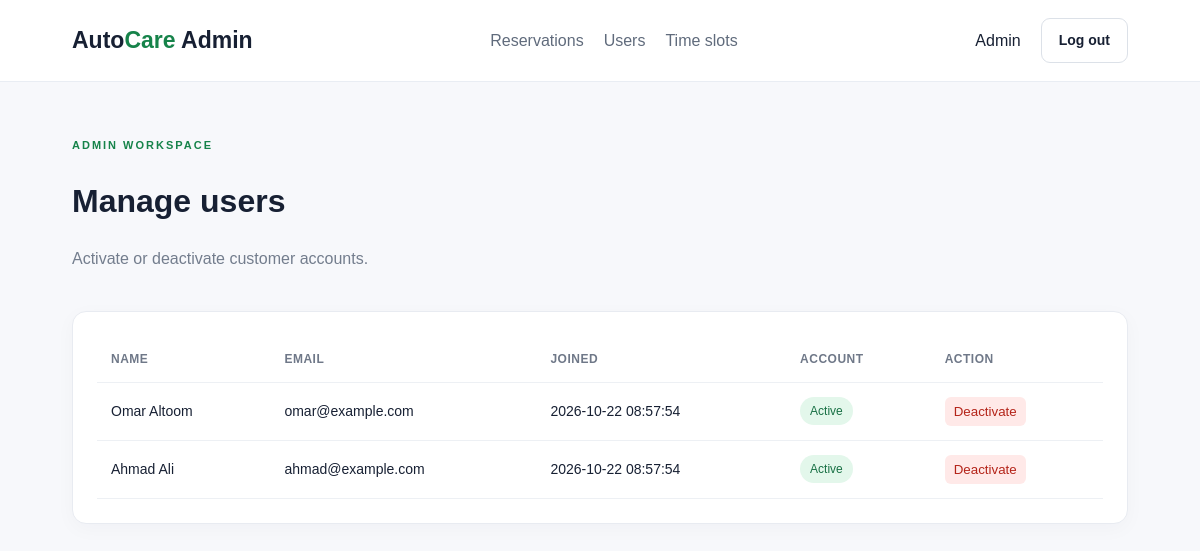
Page /admin/users.php (signed in) on the committed database.
### tables this page shows
CREATE TABLE `user` (
  `id` int(11) NOT NULL,
  `name` varchar(100) NOT NULL,
  `email` varchar(150) NOT NULL,
  `password` varchar(255) NOT NULL,
  `role` enum('user','admin') NOT NULL DEFAULT 'user',
  `is_active` tinyint(1) NOT NULL,
  `created_at` timestamp NOT NULL DEFAULT current_timestamp()
);

### includes.php (called while the page is built, shortened)
<?php
function e($value)
{
    return htmlspecialchars((string)$value, ENT_QUOTES, 'UTF-8');
}
?>

### classes/User.php (called while the page is built, shortened)
<?php
require_once __DIR__ . "/../DB/config.php";
class User
{
    private $database;
    public function __construct(string $email = "", string $password = "")
    {
        $this->database = new Db();
    }
    public function getAll()
    {
        return $this->database->run_query("SELECT id,name,email,is_active,created_at FROM user WHERE role='user' ORDER BY created_at DESC")
            ->fetchAll();
    }
}
?>

### DB/config.php (called while the page is built)
<?php
class Db {
    private $db;
    public function __construct() {
        $this->db = new PDO(
            "mysql:host=localhost;dbname=car_maintenance_booking;charset=utf8mb4",
            "root",
            "",
            [PDO::ATTR_ERRMODE => PDO::ERRMODE_EXCEPTION, PDO::ATTR_DEFAULT_FETCH_MODE => PDO::FETCH_ASSOC]
        );
    }
    public function run_query(string $query, array $param = []) {
        $stmt = $this->db->prepare($query);
        $stmt->execute($param);
        return $stmt;
    }
   }
?>

### admin/users.php (the view, shortened to what this page needs)
<?php
require_once __DIR__ . '/../includes.php';
require_once __DIR__ . '/../classes/User.php';
$userModel = new User();
$users = $userModel->getAll();
?>
<!doctype html><html lang="en"><head><link rel="stylesheet" href="../assets/style.css?v=20261023-r2"></head><body>
<header class="site-header"><a class="brand" href="../index.php">Auto<span>Care</span> Admin</a><nav><a href="dashboard.php">Reservations</a><a href="users.php">Users</a><a href="time-slots.php">Time slots</a></nav><div class="header-actions"><span><?= e($_SESSION['name'] ?? '') ?></span><a class="btn btn-outline" href="../logout.php">Log out</a></div></header>
<main class="dashboard-wrap"><div class="page-title-row"><div><span class="eyebrow">ADMIN WORKSPACE</span><h1>Manage users</h1><p>Activate or deactivate customer accounts.</p></div></div><?php if ($message): ?><p class="success"><?= e($message) ?></p><?php endif; ?>
<section class="panel"><div class="table-scroll"><table><thead><tr><th>Name</th><th>Email</th><th>Joined</th><th>Account</th><th>Action</th></tr></thead><tbody><?php foreach ($users as $user): ?><tr><td><?= e($user['name']) ?></td><td><?= e($user['email']) ?></td><td><?= e($user['created_at']) ?></td><td><span class="pill <?= $user['is_active'] ? 'confirmed' : 'rejected' ?>"><?= $user['is_active'] ? 'Active' : 'Inactive' ?></span></td><td><form method="post"><input type="hidden" name="id" value="<?= e($user['id']) ?>"><input type="hidden" name="active" value="<?= $user['is_active'] ? 0 : 1 ?>"><button class="table-button <?= $user['is_active'] ? 'danger' : '' ?>" type="submit"><?= $user['is_active'] ? 'Deactivate' : 'Activate' ?></button></form></td></tr><?php endforeach; ?><?php if (!$users): ?><tr><td colspan="5">No customer accounts found.</td></tr><?php endif; ?></tbody></table></div></section></main></body></html>

### assets/style.css (style rules this page uses)
* { box-sizing:border-box }
body { margin:0;font-family:Arial,Helvetica,sans-serif;color:#172033;background:#f7f8fb;line-height:1.5 }
a { color:inherit;text-decoration:none }
.site-header { display:flex;align-items:center;justify-content:space-between;gap:24px;padding:18px 6%;background:#fff;border-bottom:1px solid #e9edf3;flex-wrap:wrap }
.brand { font-size:23px;font-weight:800;color:#172033 }
.brand span { color:#16834a }
.site-header nav,.header-actions { display:flex;align-items:center;gap:20px }
.site-header nav a { color:#606b7c }
.btn { display:inline-block;border:0;border-radius:9px;padding:11px 17px;font-weight:700;cursor:pointer;font-size:14px }
.btn-outline { border:1px solid #dce1e8;background:white }
.eyebrow { font-size:11px;font-weight:800;letter-spacing:2px;color:#16834a }
.section,.dashboard-wrap { padding:50px 6%;max-width:1400px;margin:auto }
.section-heading,.page-title-row { display:flex;justify-content:space-between;align-items:center;margin-bottom:24px;gap:20px }
.service-card,.panel,.auth-card { background:#fff;border:1px solid #e8ebf1;border-radius:14px;padding:24px;box-shadow:0 5px 20px #18233a08 }
.service-card p,.page-title-row p,.auth-card p { color:#737d8d }
.panel { margin-bottom:24px }
.table-scroll { overflow-x:auto }
table { width:100%;border-collapse:collapse;min-width:680px }
th,td { text-align:left;padding:14px;border-bottom:1px solid #edf0f4;font-size:14px }
th { color:#6f7888;font-size:12px;text-transform:uppercase;letter-spacing:.5px }
.pill { display:inline-block;border-radius:30px;padding:5px 10px;font-size:12px;background:#edf0f4 }
.pill.confirmed { background:#e3f7eb;color:#187044 }
.table-button { border:0;border-radius:6px;padding:7px 9px;background:#e3f7eb;color:#187044;cursor:pointer }
.table-button.danger { background:#ffe9e8;color:#b42318 }

### rows in the picture
user: name "Omar Altoom", email "omar@example.com", created_at "2026-10-22 08:57:54", is_active "Active"
user: name "Ahmad Ali", email "ahmad@example.com", created_at "2026-10-22 08:57:54", is_active "Active"

### other values in the picture
$_SESSION['name'] "Admin"
